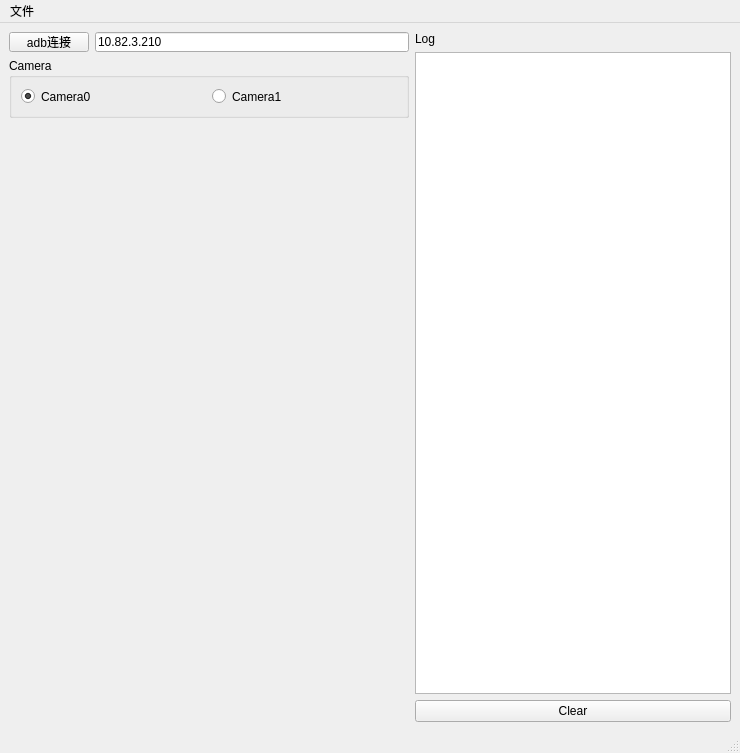
<?xml version="1.0" encoding="UTF-8"?>
<ui version="4.0">
 <class>MainWindow</class>
 <widget class="QMainWindow" name="MainWindow">
  <property name="geometry">
   <rect>
    <x>0</x>
    <y>0</y>
    <width>740</width>
    <height>753</height>
   </rect>
  </property>
  <property name="windowTitle">
   <string>MainWindow</string>
  </property>
  <widget class="QWidget" name="centralwidget">
   <layout class="QGridLayout" name="gridLayout">
    <item row="0" column="0">
     <layout class="QHBoxLayout" name="horizontalLayout_5">
      <property name="sizeConstraint">
       <enum>QLayout::SetFixedSize</enum>
      </property>
      <item>
       <layout class="QVBoxLayout" name="verticalLayout_7">
        <item>
         <layout class="QHBoxLayout" name="horizontalLayout_3">
          <item>
           <widget class="QPushButton" name="pushButton_2">
            <property name="sizePolicy">
             <sizepolicy hsizetype="Fixed" vsizetype="Fixed">
              <horstretch>0</horstretch>
              <verstretch>0</verstretch>
             </sizepolicy>
            </property>
            <property name="minimumSize">
             <size>
              <width>0</width>
              <height>20</height>
             </size>
            </property>
            <property name="maximumSize">
             <size>
              <width>16777215</width>
              <height>20</height>
             </size>
            </property>
            <property name="text">
             <string>adb连接</string>
            </property>
           </widget>
          </item>
          <item>
           <widget class="QLineEdit" name="lineEdit">
            <property name="sizePolicy">
             <sizepolicy hsizetype="Expanding" vsizetype="Fixed">
              <horstretch>0</horstretch>
              <verstretch>0</verstretch>
             </sizepolicy>
            </property>
            <property name="minimumSize">
             <size>
              <width>0</width>
              <height>20</height>
             </size>
            </property>
            <property name="maximumSize">
             <size>
              <width>16777215</width>
              <height>20</height>
             </size>
            </property>
            <property name="text">
             <string>10.82.3.210</string>
            </property>
           </widget>
          </item>
         </layout>
        </item>
        <item>
         <widget class="QGroupBox" name="groupBox">
          <property name="sizePolicy">
           <sizepolicy hsizetype="Preferred" vsizetype="Preferred">
            <horstretch>1</horstretch>
            <verstretch>0</verstretch>
           </sizepolicy>
          </property>
          <property name="minimumSize">
           <size>
            <width>400</width>
            <height>60</height>
           </size>
          </property>
          <property name="maximumSize">
           <size>
            <width>16777215</width>
            <height>60</height>
           </size>
          </property>
          <property name="title">
           <string>Camera</string>
          </property>
          <layout class="QVBoxLayout" name="verticalLayout_5">
           <item>
            <layout class="QHBoxLayout" name="horizontalLayout_4">
             <item>
              <widget class="QRadioButton" name="radioButton">
               <property name="text">
                <string>Camera0</string>
               </property>
               <property name="checked">
                <bool>true</bool>
               </property>
              </widget>
             </item>
             <item>
              <widget class="QRadioButton" name="radioButton_2">
               <property name="text">
                <string>Camera1</string>
               </property>
              </widget>
             </item>
            </layout>
           </item>
          </layout>
         </widget>
        </item>
        <item>
         <layout class="QGridLayout" name="ChildrenForm" rowstretch="0" columnstretch="0" rowminimumheight="0" columnminimumwidth="0">
          <property name="sizeConstraint">
           <enum>QLayout::SetMinAndMaxSize</enum>
          </property>
         </layout>
        </item>
        <item>
         <spacer name="verticalSpacer">
          <property name="orientation">
           <enum>Qt::Vertical</enum>
          </property>
          <property name="sizeType">
           <enum>QSizePolicy::Expanding</enum>
          </property>
          <property name="sizeHint" stdset="0">
           <size>
            <width>0</width>
            <height>0</height>
           </size>
          </property>
         </spacer>
        </item>
       </layout>
      </item>
      <item>
       <layout class="QVBoxLayout" name="verticalLayout">
        <item>
         <widget class="QLabel" name="label">
          <property name="text">
           <string>Log</string>
          </property>
         </widget>
        </item>
        <item>
         <widget class="QTextBrowser" name="Log">
          <property name="sizePolicy">
           <sizepolicy hsizetype="Expanding" vsizetype="Expanding">
            <horstretch>0</horstretch>
            <verstretch>0</verstretch>
           </sizepolicy>
          </property>
          <property name="minimumSize">
           <size>
            <width>300</width>
            <height>400</height>
           </size>
          </property>
         </widget>
        </item>
        <item>
         <widget class="QPushButton" name="pushButton_4">
          <property name="text">
           <string>Clear</string>
          </property>
         </widget>
        </item>
       </layout>
      </item>
     </layout>
    </item>
   </layout>
  </widget>
  <widget class="QMenuBar" name="menubar">
   <property name="geometry">
    <rect>
     <x>0</x>
     <y>0</y>
     <width>740</width>
     <height>23</height>
    </rect>
   </property>
   <widget class="QMenu" name="menu">
    <property name="title">
     <string>文件</string>
    </property>
    <addaction name="TestaAction"/>
   </widget>
   <addaction name="menu"/>
  </widget>
  <widget class="QStatusBar" name="statusbar"/>
  <action name="TestaAction">
   <property name="text">
    <string>测试</string>
   </property>
   <property name="shortcut">
    <string>F12</string>
   </property>
  </action>
 </widget>
 <resources/>
 <connections>
  <connection>
   <sender>pushButton_2</sender>
   <signal>clicked()</signal>
   <receiver>MainWindow</receiver>
   <slot>AdbConnect()</slot>
   <hints>
    <hint type="sourcelabel">
     <x>79</x>
     <y>55</y>
    </hint>
    <hint type="destinationlabel">
     <x>101</x>
     <y>117</y>
    </hint>
   </hints>
  </connection>
  <connection>
   <sender>pushButton_4</sender>
   <signal>clicked()</signal>
   <receiver>MainWindow</receiver>
   <slot>LogClear()</slot>
   <hints>
    <hint type="sourcelabel">
     <x>729</x>
     <y>481</y>
    </hint>
    <hint type="destinationlabel">
     <x>404</x>
     <y>561</y>
    </hint>
   </hints>
  </connection>
 </connections>
 <slots>
  <slot>PushWNR()</slot>
  <slot>PullWNR()</slot>
  <slot>AdbConnect()</slot>
  <slot>LogClear()</slot>
  <slot>Test()</slot>
 </slots>
</ui>
